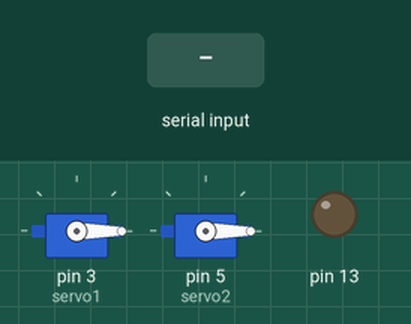
The sketch below on a simulated Arduino Uno, built with avr-gcc and run on an emulated ATmega328P. Parts: 2 × servo, output pins drawn as LEDs (lit = HIGH). The test bench sets the inputs (shaded band).

Above: at 1.2 s.
1.3 s: byte 30 received over Serial
At 1.9 s:
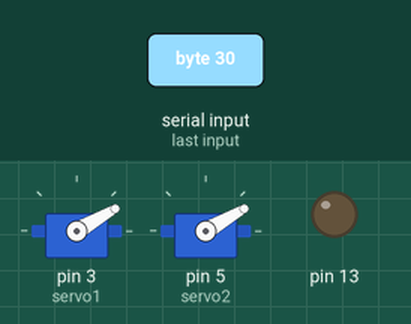
2.8 s: byte 90 received over Serial
At 3.1 s:
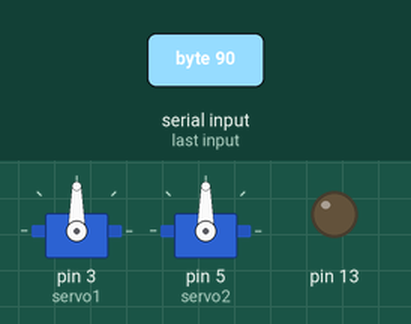
4.3 s: byte 120 received over Serial
At 5.4 s:
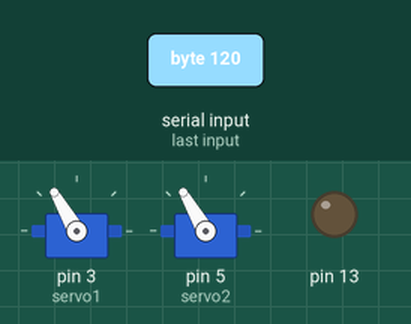
Timing chart, 0 to 7.3 s (numbered marks = the images above; inputs shaded):
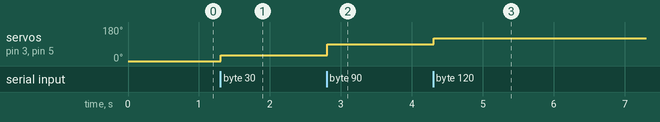

Measured:
- after the input at 1.3 s, servo on pin 3 (servo1), servo on pin 5 (servo2): 0° → 30° at once
- after the input at 2.8 s, servo on pin 3 (servo1), servo on pin 5 (servo2): 30° → 90° at once
- after the input at 4.3 s, servo on pin 3 (servo1), servo on pin 5 (servo2): 90° → 120° at once

The sketch:

servoSerial.ino
```cpp
#include <Servo.h>


Servo servo1;
Servo servo2;
byte dataIn;
int val;
int ang;

void setup()
{
  servo1.attach(3);
  servo2.attach(5);
  Serial.begin(9600);
  pinMode(13, OUTPUT);
}

void loop()
{
  while (Serial.available() > 0) {
    dataIn = Serial.read();
    val = int(dataIn);
    //Serial.println(val, DEC);
    val = constrain(val, 0, 360);
  }
  servo1.write(val);
  servo2.write(val);
//  if((val%2) == 0) {
//    servo2.write(ang);
//  } else {
//    servo2.write(ang+1);
//  }
  delay(15);
  //Serial.println(val, DEC);
}
```
